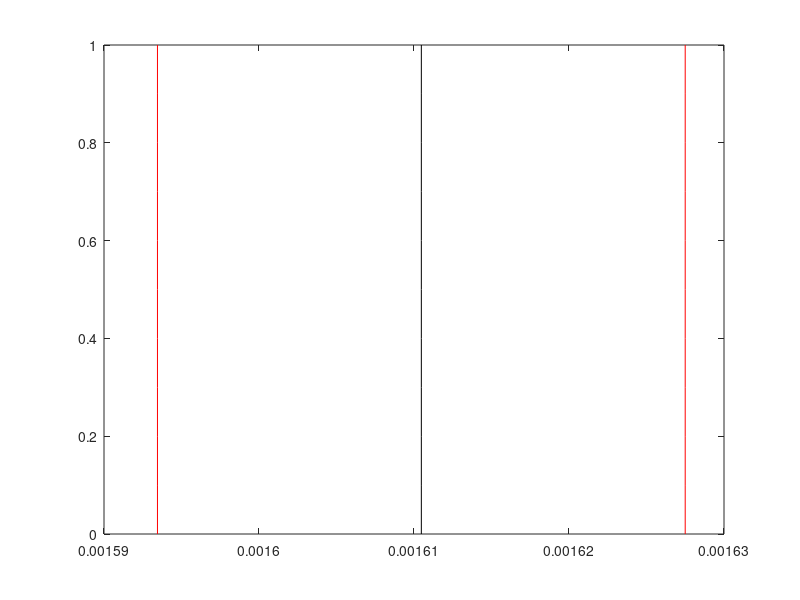

Recreate this plot in MATLAB.
close all
clear
clc
mydir = pwd;


qt1    = 0.001610473116459;
qstar1 = 0.001612508437677;
alpha1 = 0.010557271308417;
sigma1 = alpha1*qstar1;
a1 = qt1+sigma1-qstar1;
cf = (qt1+sigma1-qstar1)/(2*sigma1)

y = 0:0.1:1;

i = length(y);

qt    = qt1*ones(1,i);
qstar = qstar1*ones(1,i);
alpha = alpha1*ones(1,i);
sigma = sigma1*ones(1,i);
a = a1*ones(1,i);


plot(qt,y,'k')
hold on
% plot(qt+alpha,y,'r')
% plot(qt-alpha,y,'r')
plot(qt+sigma,y,'r')
plot(qt-sigma,y,'r')
% plot(a,y,'g--')
